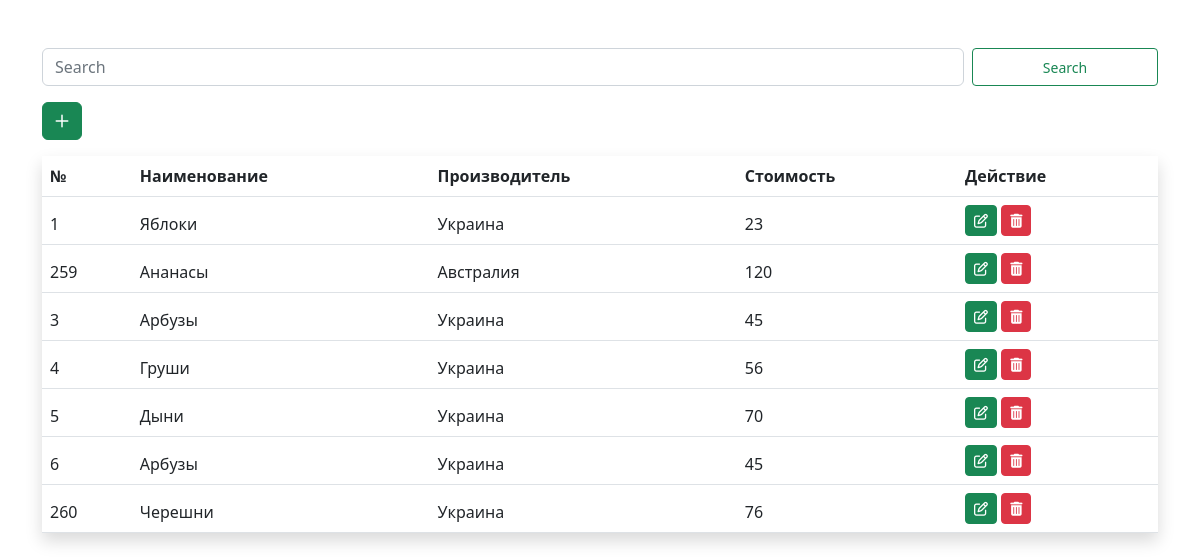
The page / on the database its author committed.
### tables this page shows
CREATE TABLE `fruts` (
  `id` int(10) UNSIGNED NOT NULL,
  `name` varchar(128) NOT NULL,
  `country` varchar(128) NOT NULL,
  `price` decimal(3,0) NOT NULL
);

### index.php (the view, shortened to what this page needs)
<?php
require_once 'config.php';
?>
<!doctype html>
<html lang="en">
<head>
    <link rel="stylesheet" href="css/bootstrap.min.css">
    <link rel="stylesheet" href="css/style.css">
</head>
<body>
<div class="container">
    <div class="row">
        <div class="col mt-5">
            <form action="" method="post" class="d-flex">
                <input class="form-control  me-2 mb-3" type="text" name="search"  placeholder="Search" >
                <div class="d-grid gap-2 col-2 ">
                <button class="btn btn-outline-success btn-sm btn_h" type="submit" >Search</button>
                </div>
            </form>
            <?php
            if(isset($_POST['search'])){
                $searchKey = $_POST['search'];
                $query = "SELECT * FROM `fruts` WHERE `name` LIKE '%$searchKey%'";
            }else
                $query = "SELECT * FROM `fruts`";
                $results = mysqli_query($db, $query);
            ?>
            <a class="btn btn-success mb-3 btn_l" href="page.php"><i class="far fa-plus"></i></a>
            <table class="table shadow">
                <thead class="thead-dark">
                <tr>
                    <th>№</th>
                    <th>Наименование</th>
                    <th>Производитель</th>
                    <th>Стоимость</th>
                    <th>Действие</th>
                    <?php while($row = mysqli_fetch_object($results)){?>
                <tr>
                    <td><?=$row->id ?></td>
                    <td><?=$row->name ?></td>
                    <td><?=$row->country ?></td>
                    <td><?=$row->price ?></td>
                    <td>
                        <a href="page_edit.php?up_value=<?=$row->id ?>" class="btn btn-success btn-sm"><i class="fa fa-edit"></i></a>
                        <a href="delete.php?id_value=<?=$row->id ?>" class="btn btn-danger btn-sm"><i class="fa fa-trash"></i></a>
                    </td>
                </tr> <?php } ?>
                </thead>
            </table>
        </div>
    </div>
</div>
</body>
</html>

### css/style.css (style rules this page uses)
.btn_h { height: 38px; }

### rows shown on the page
fruts: id "1", name "Яблоки", country "Украина", price "23"
fruts: id "259", name "Ананасы", country "Австралия", price "120"
fruts: id "3", name "Арбузы", country "Украина", price "45"
fruts: id "4", name "Груши", country "Украина", price "56"
fruts: id "5", name "Дыни", country "Украина", price "70"
fruts: id "6", name "Арбузы", country "Украина", price "45"
fruts: id "260", name "Черешни", country "Украина", price "76"
